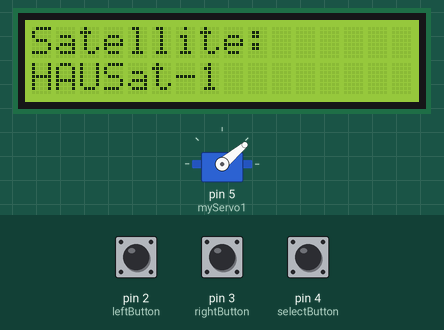
Simulated run of this sketch. Board: Arduino Uno, built with avr-gcc and run on an emulated ATmega328P. Parts: servo, 16×2 character LCD. Inputs (shaded band) come from the test bench; at power-on: pin 3 (rightButton) HIGH, pin 4 (selectButton) HIGH, pin 2 (leftButton) HIGH.

Above: at 1.2 s.
1.3 s: pin 3 (rightButton) pulled LOW for 1 s
At 2.9 s:
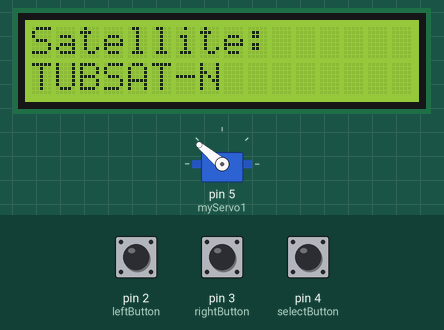
3.8 s: pin 4 (selectButton) pulled LOW for 0.25 s
At 5.2 s:
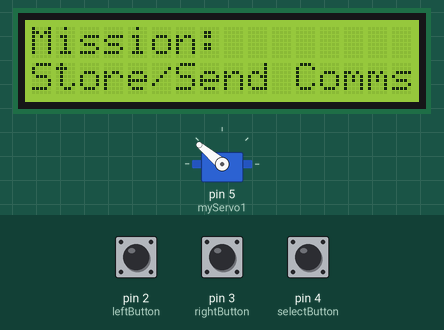
7.0 s: pin 4 (selectButton) pulled LOW for 1 s
At 8.3 s:
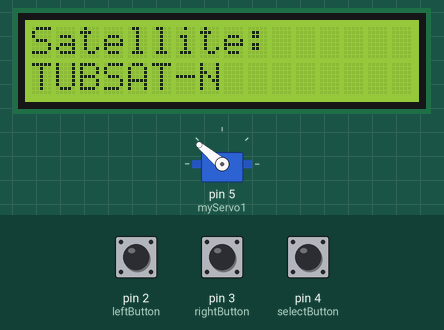
9.5 s: pin 4 (selectButton) pulled LOW for 3.2 s
At 13.9 s:
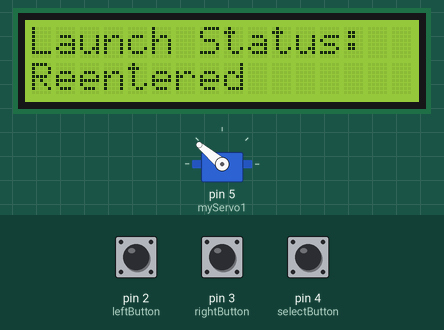
Timing chart, 0 to 15.4 s (numbered marks = the images above; inputs shaded):
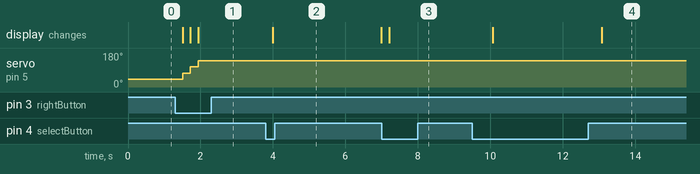

The sketch:

Project_3_Code.ino
```cpp
/*
  Project 3: Digital Display

  Description: This code powers the electronics within a Science Museum Art Piece
  that shows information about nanosatellites that have been launched into our atmosphere.

  The circuit:
    - LCD Screen that displays nanosatellite information
    - Three buttons used to select between nanosatellites
    - Servo used to physically rotate images of the selected nanosatellites


  Created by: Rouhan and Gregory
  Modified 27 February 2025
*/

// Included Libraries
#include <Servo.h>
#include <LiquidCrystal.h>

/* Objects */
// Servo Objects
Servo myServo1;
Servo myServo2;
Servo myServo3;

// LCD Object
LiquidCrystal lcd(13, 12, 11, 10, 9, 8);

/* Constant Variables */
const int leftButton = 2;
const int rightButton = 3;
const int selectButton = 4;
// const int ledPin = 13; // Used to test whether buttons were working

/* Variables */
// Button States
int leftButtonState = 0;
int rightButtonState = 0;
int selectButtonState = 0;
int lastSelectButtonState = HIGH;

// Servo Angle
int angle = 40; // set to the first satellite position on servo

/* Global Variables for Screen Switching */
unsigned long lastSwitchTime = 0; // Track last switch time
bool showingMission = true; // Toggle between mission and launch status

// Satellite Data Struct
struct Satellite {
    String name;
    String mission;
    String launched;
};

// Array of Satellites
const int numSatellites = 4;
Satellite satellites[numSatellites] = {
    {"HAUSat-1", "CubeSat tech", "Failure"},
    {"Flock-4be 1", "Earth imaging", "Operational"},
    {"VELOX-II", "Data transfer", "Reentered"},
    {"TUBSAT-N", "Store/Send Comms", "Reentered"},
};

int selectedIndex = 0; // Index of selected satellite
bool selected = false; // Whether a satellite is selected

void setup() {
  // initialize the LED pin as an output for button testing:
  // pinMode(ledPin, OUTPUT);

  /* Button Initialization */
  pinMode(leftButton, INPUT_PULLUP);
  pinMode(rightButton, INPUT_PULLUP);
  pinMode(selectButton, INPUT_PULLUP);

  /* Servo Initialization */
  myServo1.attach(5); // Attach to pin
  myServo1.write(angle); //Initialize starting angle

  /* LCD Initialization */
  lcd.begin(16, 2);
  updateLCD();

  // Serial monitor for testing purposes
  Serial.begin(9600);
}

void loop() {
  // put your main code here, to run repeatedly:
  leftButtonState = digitalRead(leftButton);
  rightButtonState = digitalRead(rightButton);
  selectButtonState = digitalRead(selectButton);

  if (leftButtonState == LOW) {
    // Call MoveSelection:
    moveSelection(-1);
  }
  if (rightButtonState == LOW) {
    // Call moveSelection:
    moveSelection(1);
  }
  if (selectButtonState == LOW && lastSelectButtonState == HIGH) {
    // Call selectSatellite
    selectSatellite();
  }
  lastSelectButtonState = selectButtonState;
  updateLCD(); // Keep calling updateLCD() so the screen toggles
  delay(200);
  // Serial.println(angle);
  // Serial.println("right button: " + String(rightButtonState) + " left button: " + String(leftButtonState) + " angle: " + String(angle));
}

void moveSelection(int direction) {
    if (!selected) { // Only allow movement if no satellite is selected
        selectedIndex += direction;

        // Ensures index wraps around instead of going out of bounds
        if (selectedIndex < 0) selectedIndex = 0;
        if (selectedIndex >= numSatellites) selectedIndex = numSatellites - 1;

        angle = map(selectedIndex, 0, numSatellites - 1, 40, 140);
        myServo1.write(angle);
        updateLCD();
    }
}

void selectSatellite() {
    selected = !selected; // Toggle selection mode
    updateLCD();
}

void updateLCD() {
  if (!selected) {
    lcd.clear();
    lcd.setCursor(0, 0);
    lcd.print("Satellite: ");
    lcd.setCursor(0, 1);
    lcd.print(satellites[selectedIndex].name);
  }
  else {
    if (millis() - lastSwitchTime >= 3000) { // Switch every 3 seconds
      lcd.clear();
      if (showingMission) {
        lcd.setCursor(0, 0);
        lcd.print("Mission: ");
        lcd.setCursor(0, 1);
        lcd.print(satellites[selectedIndex].mission);
      }
      else {
        lcd.setCursor(0, 0);
        lcd.print("Launch Status: ");
        lcd.setCursor(0, 1);
        lcd.print(satellites[selectedIndex].launched);
      }
      showingMission = !showingMission;  // Toggle screen
      lastSwitchTime = millis();  // Reset timer
    }
  }
}
```

Measured:
- after the input at 1.3 s, servo on pin 5 (myServo1): 40° → 73° after 0.21 s, → 106° 0.21 s later, → 140° 0.21 s later; the display: first changes after 0.21 s (image 1 shows a later state)
- after the input at 3.8 s, the display: changes after 0.19 s (image 2)
- after the input at 7.0 s, the display: changes after 0.21 s (image 3)
- after the input at 9.5 s, the display: first changes after 0.57 s (image 4 shows a later state)
